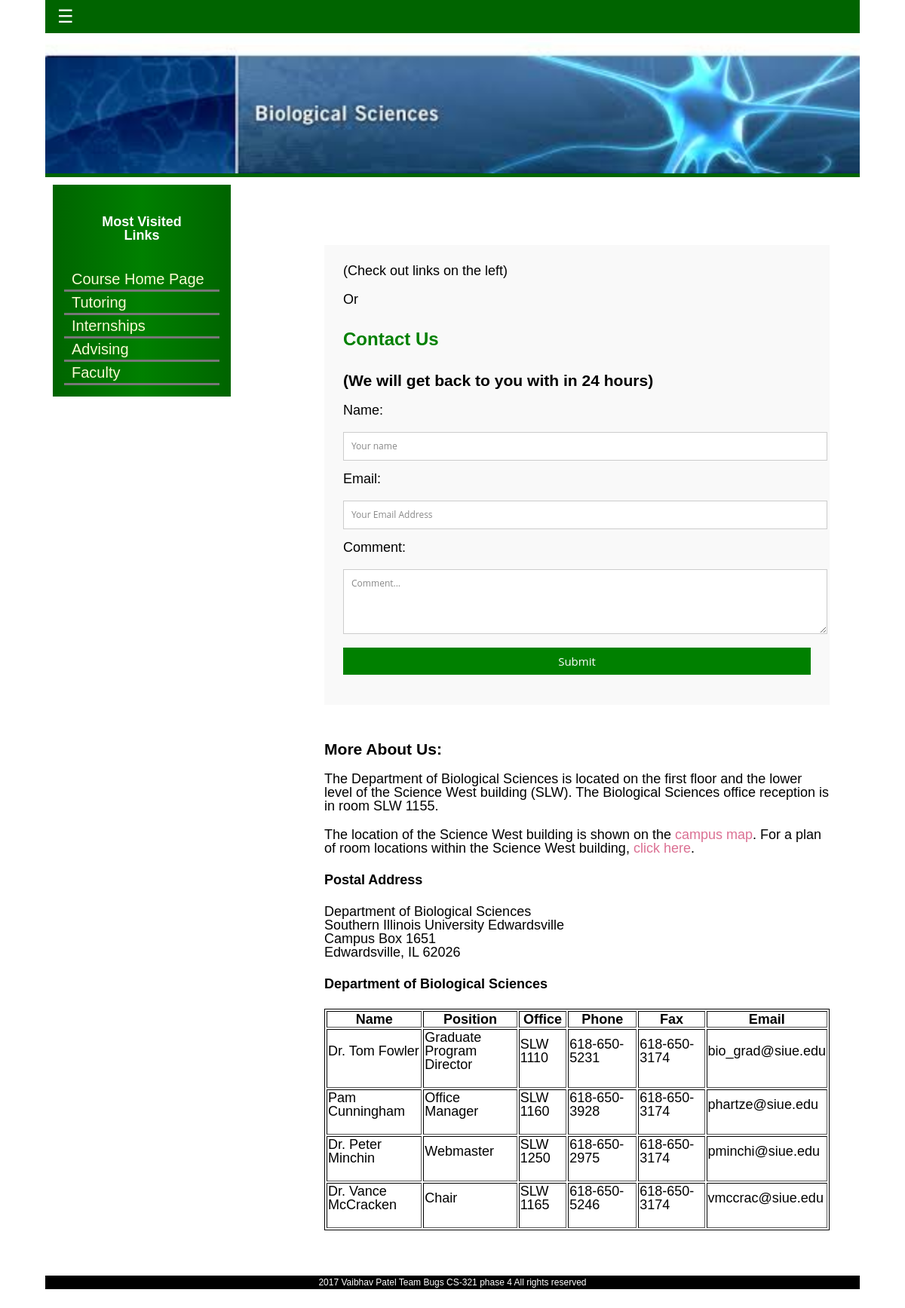
Page /contactus.php on the committed database.
### tables this page shows
CREATE TABLE `officemembers` (
  `name` varchar(255) NOT NULL,
  `position` varchar(255) NOT NULL,
  `office` varchar(255) NOT NULL,
  `phone` varchar(255) NOT NULL,
  `fax` varchar(255) NOT NULL,
  `email` varchar(255) NOT NULL
);

### contactus.php (the view, shortened to what this page needs)
<?php
    $query = sprintf("SELECT * FROM officemembers");
    $search_result = get_member($query);
    function get_member($query)
    {
        $conn = mysqli_connect("localhost","root","password","teambugsphase4");
        $member = mysqli_query($conn, $query);
        return $member;
    }
?>
<?php
$name = $email = $comment = $success = "";
?>
<?php
    include("../php/inc.header.php");
?>
    <body>
        <div id="content_wrapper">
            <div id="sidebar">
                    <h2>Most Visited Links</h2>
                    <ul class="side_menu">
                        <li><a href="../stuRes/course.php">Course Home Page</a></li>
                        <li><a href="../stuRes/tutor.php">Tutoring</a></li>
                        <li><a href="../StudentResources/Jobs-IO.php">Internships</a></li>
                        <li><a href="../stuRes/advisor.php">Advising</a></li>
                        <li><a href="../faculty/faculty.php">Faculty</a></li>
                    </ul>
            </div>
            <div id="content">
            	<div class="post_section">
                     <div class="post_content">
                         <form id="contactus" action="<?= htmlspecialchars($_SERVER["PHP_SELF"]) ?>" method="post">
                             <p> (Check out links on the left)</p>
                            <p> Or</p>
                            <h2>Contact Us</h2>
                            <h3>(We will get back to you with in 24 hours)</h2>
                             <p>Name:</p>
                            <fieldset>
                              <input placeholder="Your name" type="text" name="name" value="<?= $name ?>" tabindex="1" autofocus>
                            </fieldset>
                             <p>Email:</p>
                            <fieldset>
                              <input placeholder="Your Email Address" type="email" name="email" value="<?= $email ?>" tabindex="2">
                            </fieldset>
                             <p>Comment:</p>
                            <fieldset>
                                <textarea rows="4" cols="50" name="comment" value="<?= $comment ?>" placeholder="Comment..."></textarea>
                            </fieldset>
                            <fieldset>
                              <button name="submit" type="submit" >Submit</button>
                            </fieldset>
                          </form>
                         <h3>More About Us:</h3>
                            <p>The Department of Biological Sciences is located on the first floor and the lower level of the Science West building (SLW). The Biological Sciences office reception is in room SLW 1155.</p>
                            <p>The location of the Science West building is shown on the <a href="http://www.siue.edu/maps/map_campus.pdf" target="_blank">campus map</a>. For a plan of room locations within the Science West building, <a href="http://www.siue.edu/maps/tour/pdf/science-building.pdf" target="_blank">click here</a>.</p>
                            <h4>Postal Address</h4>
                            <p>Department of Biological Sciences<br />
                             Southern Illinois University Edwardsville<br />
                             Campus Box 1651<br />
                             Edwardsville, IL 62026</p>
                             <h4>Department of Biological Sciences</h4>
                            <table align="center" border="1" frame="hsides" id="seminarsTable">
                              <tr class="head">
                                <th style="width:20%;"><strong>Name</strong></th>
                                  <th style="width:20%;"><strong>Position</strong></th>
                                  <th style="width:10%;" class="contact-low"><strong>Office</strong></th>
                                  <th style="width:15%;" class="contact-hide">
                                      <strong>Phone</strong></th>
                                  <th style="width:15%;" class="contact-hide"><strong>Fax</strong></th>
                                  <th style="width:20%;"><strong>Email</strong></th>
                              </tr>
                                <?php while($row = mysqli_fetch_array($search_result)):?>
                                <tr>
                                  <td><p><?php echo $row['name'];?></p></td>
                                    <td><p><?php echo $row['position'];?></p></td>
                                    <td class="contact-low"><p><?php echo $row['office'];?></p></td>
                                    <td class="contact-hide"><p><?php echo $row['phone'];?></p></td>
                                    <td class="contact-hide"><p><?php echo $row['fax'];?></p></td>
                                    <td><p><?php echo $row['email'];?></p></td>
                                  </tr>
                                <?php endwhile; ?>
                            </table>
                </div>
            </div>
        </div>
        </div>
<?php
    include("../php/inc.footer.php");
?>

### styleVaibhav.css (style rules this page uses)
body { margin: 0 5%; padding: 0; line-height: 1.5em; font-family: Tahoma, Geneva, sans-serif; font-size: 12px; background: url("../images/back2.png"); }
h1,h2 { margin: 0; padding: 0; }
p { margin: 0px; padding: 0px; }
#content_wrapper { clear: both; }
#sidebar { float: left; width: 20%; background-image: linear-gradient( to right, darkgreen, green, darkgreen ); margin-top: 10px; margin-left: 10px; margin-bottom: 10px; padding: 10px; color: white; }
#sidebar h2 { padding: 30px; text-align: center; }
.side_menu { list-style: none; padding: 5px; margin: 0 0 0 0; }
.side_menu li { padding: 0; margin: 0; }
.side_menu li a { display: block; color: lightgoldenrodyellow; padding: 5px 10px; font-size: 20px; border-bottom: 3px solid #777777; }
#content { float: right; width: 75%; background: white; color:black; margin-top: 10px; margin-right: 10px; margin-bottom: 10px; font-size: 18px; }
.post_section { clear: both; position: relative; padding: 0 30px 30px 10px; margin-bottom: 20px; }
.post_section .post_content { padding: 30px 0 0 100px; }
.post_section h2 { color: green; line-height: 120%; font-size: 24px; font-weight: bold; padding: 10px 0 10px 0; }
.post_section p { margin-bottom: 20px; }
#seminarsTable { margin-right: auto; margin-left: auto; border-color: #000000; border-width: 1px; border-style: solid; }
#seminarsTable th, #seminars td { text-align: center; }
#contactus input[type="text"], #contactus input[type="email"], #contactus textarea, #contactus button[type="submit"] { font:400 12px/16px "Open Sans", Helvetica, Arial, sans-serif; }
#contactus { background:#F9F9F9; padding:25px; margin:50px 0; }
fieldset { border: medium none !important; margin: 0 0 10px; min-width: 100%; padding: 0; width: 100%; }
#contactus input[type="text"], #contactus input[type="email"], #contactus textarea { width:100%; border:1px solid #CCC; background:#FFF; margin:0 0 5px; padding:10px; }
#contactus button[type="submit"] { cursor:pointer; width:100%; border:none; background:green; color:#FFF; margin:0 0 5px; padding:10px; font-size:15px; }
button { float: left; font-size: 20px; }

### rows in the picture
officemembers: name "Dr. Tom Fowler", position "Graduate Program Director", office "SLW 1110", phone "618-650-5231", fax "618-650-3174", email "bio_grad@siue.edu"
officemembers: name "Pam Cunningham", position "Office Manager", office "SLW 1160", phone "618-650-3928", fax "618-650-3174", email "phartze@siue.edu"
officemembers: name "Dr. Peter Minchin", position "Webmaster", office "SLW 1250", phone "618-650-2975", fax "618-650-3174", email "pminchi@siue.edu"
officemembers: name "Dr. Vance McCracken", position "Chair", office "SLW 1165", phone "618-650-5246", fax "618-650-3174", email "vmccrac@siue.edu"

### other values in the picture
$copyright_year "2017"
$copyright_text "Vaibhav Patel Team Bugs CS-321 phase 4 All rights reserved"
